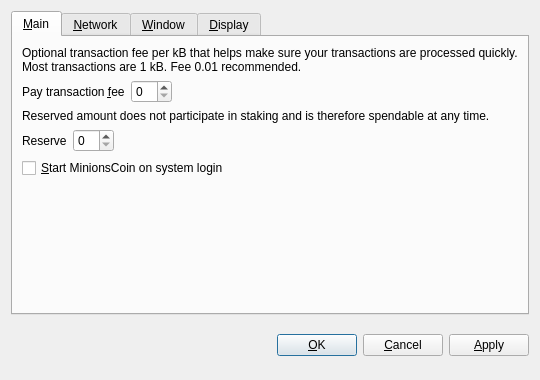
<?xml version="1.0" encoding="UTF-8"?>
<ui version="4.0">
 <class>OptionsDialog</class>
 <widget class="QDialog" name="OptionsDialog">
  <property name="geometry">
   <rect>
    <x>0</x>
    <y>0</y>
    <width>540</width>
    <height>380</height>
   </rect>
  </property>
  <property name="windowTitle">
   <string>Options</string>
  </property>
  <property name="modal">
   <bool>true</bool>
  </property>
  <layout class="QVBoxLayout" name="verticalLayout">
   <item>
    <widget class="QTabWidget" name="tabWidget">
     <property name="tabPosition">
      <enum>QTabWidget::North</enum>
     </property>
     <property name="currentIndex">
      <number>0</number>
     </property>
     <widget class="QWidget" name="tabMain">
      <attribute name="title">
       <string>&amp;Main</string>
      </attribute>
      <layout class="QVBoxLayout" name="verticalLayout_Main">
       <item>
        <widget class="QLabel" name="transactionFeeInfoLabel">
         <property name="text">
          <string>Optional transaction fee per kB that helps make sure your transactions are processed quickly. Most transactions are 1 kB. Fee 0.01 recommended.</string>
         </property>
         <property name="textFormat">
          <enum>Qt::PlainText</enum>
         </property>
         <property name="wordWrap">
          <bool>true</bool>
         </property>
        </widget>
       </item>
       <item>
        <layout class="QHBoxLayout" name="horizontalLayoutFee">
         <item>
          <widget class="QLabel" name="transactionFeeLabel">
           <property name="text">
            <string>Pay transaction &amp;fee</string>
           </property>
           <property name="textFormat">
            <enum>Qt::PlainText</enum>
           </property>
           <property name="buddy">
            <cstring>transactionFee</cstring>
           </property>
          </widget>
         </item>
         <item>
          <widget class="BitcoinAmountField" name="transactionFee"/>
         </item>
         <item>
          <spacer name="horizontalSpacerFee">
           <property name="orientation">
            <enum>Qt::Horizontal</enum>
           </property>
           <property name="sizeHint" stdset="0">
            <size>
             <width>40</width>
             <height>20</height>
            </size>
           </property>
          </spacer>
         </item>
        </layout>
       </item>
       <item>
        <widget class="QLabel" name="reserveBalanceInfoLabel">
         <property name="text">
          <string>Reserved amount does not participate in staking and is therefore spendable at any time.</string>
         </property>
         <property name="textFormat">
          <enum>Qt::PlainText</enum>
         </property>
         <property name="wordWrap">
          <bool>true</bool>
         </property>
        </widget>
       </item>
       <item>
        <layout class="QHBoxLayout" name="horizontalLayoutReserveBalance">
         <item>
          <widget class="QLabel" name="reserveBalanceLabel">
           <property name="text">
            <string>Reserve</string>
           </property>
           <property name="textFormat">
            <enum>Qt::PlainText</enum>
           </property>
           <property name="buddy">
            <cstring>reserveBalance</cstring>
           </property>
          </widget>
         </item>
         <item>
          <widget class="BitcoinAmountField" name="reserveBalance"/>
         </item>
         <item>
          <spacer name="horizontalSpacerReserveBalance">
           <property name="orientation">
            <enum>Qt::Horizontal</enum>
           </property>
           <property name="sizeHint" stdset="0">
            <size>
             <width>40</width>
             <height>20</height>
            </size>
           </property>
          </spacer>
         </item>
        </layout>
       </item>
       <item>
        <widget class="QCheckBox" name="bitcoinAtStartup">
         <property name="toolTip">
          <string>Automatically start MinionsCoin after logging in to the system.</string>
         </property>
         <property name="text">
          <string>&amp;Start MinionsCoin on system login</string>
         </property>
        </widget>
       </item>
       <item>
        <spacer name="verticalSpacer_Main">
         <property name="orientation">
          <enum>Qt::Vertical</enum>
         </property>
         <property name="sizeHint" stdset="0">
          <size>
           <width>20</width>
           <height>40</height>
          </size>
         </property>
        </spacer>
       </item>
      </layout>
     </widget>
     <widget class="QWidget" name="tabNetwork">
      <attribute name="title">
       <string>&amp;Network</string>
      </attribute>
      <layout class="QVBoxLayout" name="verticalLayout_Network">
       <item>
        <widget class="QCheckBox" name="mapPortUpnp">
         <property name="toolTip">
          <string>Automatically open the MinionsCoin client port on the router. This only works when your router supports UPnP and it is enabled.</string>
         </property>
         <property name="text">
          <string>Map port using &amp;UPnP</string>
         </property>
        </widget>
       </item>
       <item>
        <widget class="QCheckBox" name="connectSocks">
         <property name="toolTip">
          <string>Connect to the MinionsCoin network through a SOCKS proxy (e.g. when connecting through Tor).</string>
         </property>
         <property name="text">
          <string>&amp;Connect through SOCKS proxy:</string>
         </property>
        </widget>
       </item>
       <item>
        <layout class="QHBoxLayout" name="horizontalLayout_Network">
         <item>
          <widget class="QLabel" name="proxyIpLabel">
           <property name="text">
            <string>Proxy &amp;IP:</string>
           </property>
           <property name="textFormat">
            <enum>Qt::PlainText</enum>
           </property>
           <property name="buddy">
            <cstring>proxyIp</cstring>
           </property>
          </widget>
         </item>
         <item>
          <widget class="QValidatedLineEdit" name="proxyIp">
           <property name="maximumSize">
            <size>
             <width>140</width>
             <height>16777215</height>
            </size>
           </property>
           <property name="toolTip">
            <string>IP address of the proxy (e.g. 127.0.0.1)</string>
           </property>
          </widget>
         </item>
         <item>
          <widget class="QLabel" name="proxyPortLabel">
           <property name="text">
            <string>&amp;Port:</string>
           </property>
           <property name="textFormat">
            <enum>Qt::PlainText</enum>
           </property>
           <property name="buddy">
            <cstring>proxyPort</cstring>
           </property>
          </widget>
         </item>
         <item>
          <widget class="QLineEdit" name="proxyPort">
           <property name="maximumSize">
            <size>
             <width>55</width>
             <height>16777215</height>
            </size>
           </property>
           <property name="toolTip">
            <string>Port of the proxy (e.g. 9050)</string>
           </property>
          </widget>
         </item>
         <item>
          <widget class="QLabel" name="socksVersionLabel">
           <property name="text">
            <string>SOCKS &amp;Version:</string>
           </property>
           <property name="textFormat">
            <enum>Qt::PlainText</enum>
           </property>
           <property name="buddy">
            <cstring>socksVersion</cstring>
           </property>
          </widget>
         </item>
         <item>
          <widget class="QValueComboBox" name="socksVersion">
           <property name="toolTip">
            <string>SOCKS version of the proxy (e.g. 5)</string>
           </property>
          </widget>
         </item>
         <item>
          <spacer name="horizontalSpacer_Network">
           <property name="orientation">
            <enum>Qt::Horizontal</enum>
           </property>
           <property name="sizeHint" stdset="0">
            <size>
             <width>40</width>
             <height>20</height>
            </size>
           </property>
          </spacer>
         </item>
        </layout>
       </item>
       <item>
        <spacer name="verticalSpacer_Network">
         <property name="orientation">
          <enum>Qt::Vertical</enum>
         </property>
         <property name="sizeHint" stdset="0">
          <size>
           <width>20</width>
           <height>40</height>
          </size>
         </property>
        </spacer>
       </item>
      </layout>
     </widget>
     <widget class="QWidget" name="tabWindow">
      <attribute name="title">
       <string>&amp;Window</string>
      </attribute>
      <layout class="QVBoxLayout" name="verticalLayout_Window">
       <item>
        <widget class="QCheckBox" name="minimizeToTray">
         <property name="toolTip">
          <string>Show only a tray icon after minimizing the window.</string>
         </property>
         <property name="text">
          <string>&amp;Minimize to the tray instead of the taskbar</string>
         </property>
        </widget>
       </item>
       <item>
        <widget class="QCheckBox" name="minimizeOnClose">
         <property name="toolTip">
          <string>Minimize instead of exit the application when the window is closed. When this option is enabled, the application will be closed only after selecting Quit in the menu.</string>
         </property>
         <property name="text">
          <string>M&amp;inimize on close</string>
         </property>
        </widget>
       </item>
       <item>
        <spacer name="verticalSpacer_Window">
         <property name="orientation">
          <enum>Qt::Vertical</enum>
         </property>
         <property name="sizeHint" stdset="0">
          <size>
           <width>20</width>
           <height>40</height>
          </size>
         </property>
        </spacer>
       </item>
      </layout>
     </widget>
     <widget class="QWidget" name="tabDisplay">
      <attribute name="title">
       <string>&amp;Display</string>
      </attribute>
      <layout class="QVBoxLayout" name="verticalLayout_Display">
       <item>
        <layout class="QHBoxLayout" name="horizontalLayout_1_Display">
         <item>
          <widget class="QLabel" name="langLabel">
           <property name="text">
            <string>User Interface &amp;language:</string>
           </property>
           <property name="textFormat">
            <enum>Qt::PlainText</enum>
           </property>
           <property name="buddy">
            <cstring>lang</cstring>
           </property>
          </widget>
         </item>
         <item>
          <widget class="QValueComboBox" name="lang">
           <property name="toolTip">
            <string>The user interface language can be set here. This setting will take effect after restarting MinionsCoin.</string>
           </property>
          </widget>
         </item>
        </layout>
       </item>
       <item>
        <layout class="QHBoxLayout" name="horizontalLayout_2_Display">
         <item>
          <widget class="QLabel" name="unitLabel">
           <property name="text">
            <string>&amp;Unit to show amounts in:</string>
           </property>
           <property name="textFormat">
            <enum>Qt::PlainText</enum>
           </property>
           <property name="buddy">
            <cstring>unit</cstring>
           </property>
          </widget>
         </item>
         <item>
          <widget class="QValueComboBox" name="unit">
           <property name="toolTip">
            <string>Choose the default subdivision unit to show in the interface and when sending coins.</string>
           </property>
          </widget>
         </item>
        </layout>
       </item>
       <item>
        <widget class="QCheckBox" name="displayAddresses">
         <property name="toolTip">
          <string>Whether to show MinionsCoin addresses in the transaction list or not.</string>
         </property>
         <property name="text">
          <string>&amp;Display addresses in transaction list</string>
         </property>
        </widget>
       </item>
       <item>
        <widget class="QCheckBox" name="coinControlFeatures">
         <property name="toolTip">
          <string>Whether to show coin control features or not.</string>
         </property>
         <property name="text">
          <string>Display coin &amp;control features (experts only!)</string>
         </property>
        </widget>
       </item>
       <item>
        <spacer name="verticalSpacer_Display">
         <property name="orientation">
          <enum>Qt::Vertical</enum>
         </property>
         <property name="sizeHint" stdset="0">
          <size>
           <width>20</width>
           <height>40</height>
          </size>
         </property>
        </spacer>
       </item>
      </layout>
     </widget>
    </widget>
   </item>
   <item>
    <layout class="QHBoxLayout" name="horizontalLayout_Buttons">
     <item>
      <spacer name="horizontalSpacer_1">
       <property name="orientation">
        <enum>Qt::Horizontal</enum>
       </property>
       <property name="sizeHint" stdset="0">
        <size>
         <width>40</width>
         <height>48</height>
        </size>
       </property>
      </spacer>
     </item>
     <item>
      <widget class="QLabel" name="statusLabel">
       <property name="font">
        <font>
         <weight>75</weight>
         <bold>true</bold>
        </font>
       </property>
       <property name="text">
        <string/>
       </property>
       <property name="textFormat">
        <enum>Qt::PlainText</enum>
       </property>
       <property name="wordWrap">
        <bool>true</bool>
       </property>
      </widget>
     </item>
     <item>
      <spacer name="horizontalSpacer_2">
       <property name="orientation">
        <enum>Qt::Horizontal</enum>
       </property>
       <property name="sizeHint" stdset="0">
        <size>
         <width>40</width>
         <height>48</height>
        </size>
       </property>
      </spacer>
     </item>
     <item>
      <widget class="QPushButton" name="okButton">
       <property name="text">
        <string>&amp;OK</string>
       </property>
      </widget>
     </item>
     <item>
      <widget class="QPushButton" name="cancelButton">
       <property name="text">
        <string>&amp;Cancel</string>
       </property>
       <property name="autoDefault">
        <bool>false</bool>
       </property>
      </widget>
     </item>
     <item>
      <widget class="QPushButton" name="applyButton">
       <property name="text">
        <string>&amp;Apply</string>
       </property>
       <property name="autoDefault">
        <bool>false</bool>
       </property>
      </widget>
     </item>
    </layout>
   </item>
  </layout>
 </widget>
 <customwidgets>
  <customwidget>
   <class>BitcoinAmountField</class>
   <extends>QSpinBox</extends>
   <header>bitcoinamountfield.h</header>
  </customwidget>
  <customwidget>
   <class>QValueComboBox</class>
   <extends>QComboBox</extends>
   <header>qvaluecombobox.h</header>
  </customwidget>
  <customwidget>
   <class>QValidatedLineEdit</class>
   <extends>QLineEdit</extends>
   <header>qvalidatedlineedit.h</header>
  </customwidget>
 </customwidgets>
 <resources/>
 <connections/>
</ui>
